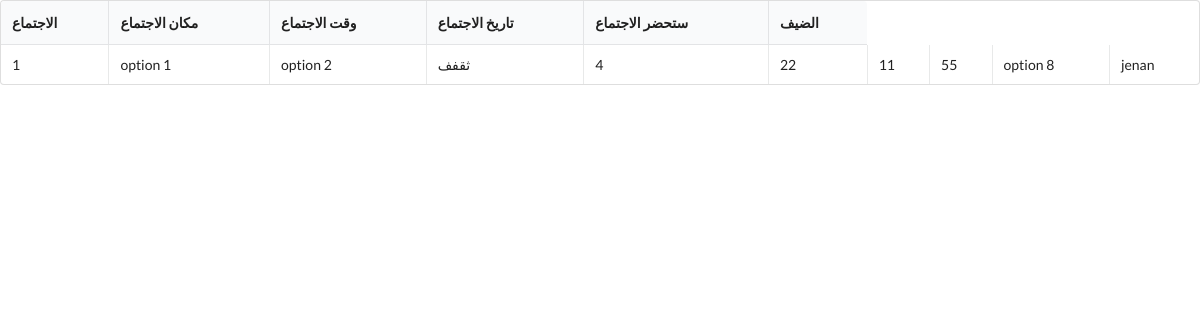
/surveys/43/report/ (signed in), run on the app's committed database.
### survey/models.py (models this page shows)
class Survey(models.Model):
    title = models.CharField(max_length=64)
    is_active = models.BooleanField(default=False)
    creator = models.ForeignKey(settings.AUTH_USER_MODEL,on_delete=models.CASCADE)
    created_at = models.DateTimeField(default=timezone.now)

class Option(models.Model):
    question = models.ForeignKey(Question, on_delete=models.CASCADE)
    text = models.CharField(max_length=128)

class Submission(models.Model):
    survey = models.ForeignKey(Survey, on_delete=models.CASCADE)
    created_at = models.DateTimeField(default=timezone.now)
    is_complete = models.BooleanField(default=False)
    voter = models.ForeignKey(settings.AUTH_USER_MODEL,on_delete=models.CASCADE)

### account/models.py (models this page shows)
class User(AbstractUser):
    is_host= models.BooleanField('Is host', default=False)
    is_guest = models.BooleanField('Is guest', default=False)

### survey/views.py (the view)
# urls.py: path("surveys/<int:pk>/report/", views.report, name="survey-report"),
@login_required
def report(request,pk):
    survey = Survey.objects.prefetch_related("question_set__option_set").get(pk=pk)
    questions = survey.question_set.all()
    sub = survey.submission_set.get()
    for question in questions:
        for option in question.option_set.all():
            answers = Answer.objects.filter(option=option)
            option.num = answers
    return render(request, "report.html", {"survey": survey , "questions": questions,"sub":sub},)

### survey/templates/report.html (shortened to what this page needs)
{% extends "_base.html" %}
{% block content %}
    <table class="ui celled table">
        <thead>
            <tr>
                <th>الاجتماع</th>
                <th> مكان الاجتماع </th>
                <th> وقت الاجتماع </th>
                <th>تاريخ الاجتماع  </th>
                <th> ستحضر الاجتماع </th>
                <th>الضيف</th>
            </tr>
        </thead>
        <tbody>
            <tr>
                <td>{{ survey.title }}</td>
                {% for question in questions %}
                    {% for option in question.option_set.all %}
                    <td>
                        {{option.text}}
                    </td>
                {% endfor %}
                {% endfor %}
                <td>{{sub.voter}}</td>
            </tr>
        </tbody>
    </table>
{% endblock %}

### data on the page
Survey: title "1"
Option: text "option 1"
Option: text "option 2"
Option: text "ثقفف"
Option: text "4"
Option: text "22"
Option: text "11"
Option: text "55"
Option: text "option 8"
Submission: voter "jenan"
